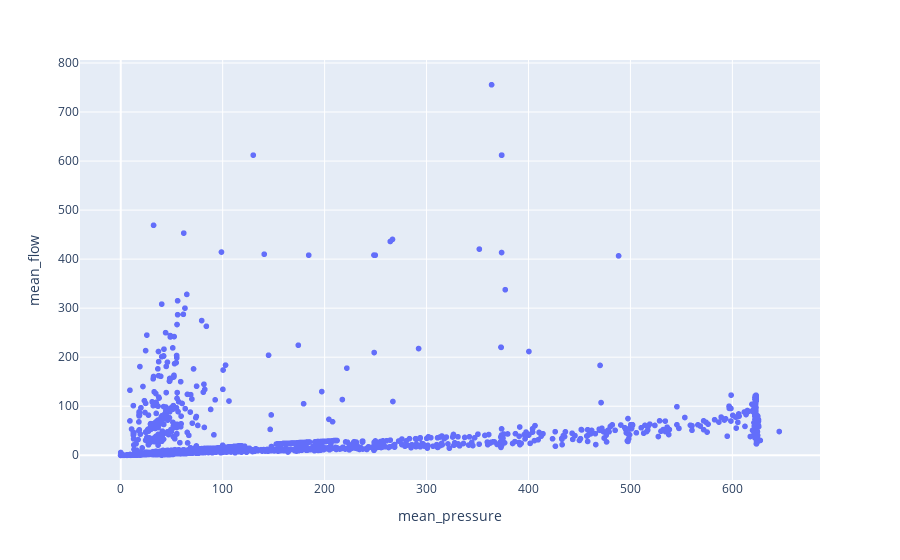

Notebook source saved alongside this figure:
### Code cell
px.scatter(df, x="mean_pressure", y="mean_flow")

### Figure 1 — Plotly figure (JSON) as saved in the notebook; plotly's stock layout.template omitted (floating-point values rounded to 4 significant figures; data arrays with more than 128 entries replaced by an {"elided": "..."} marker saying what was removed)
{"data": [{"hovertemplate": "mean_pressure=%{x}<br>mean_flow=%{y}<extra></extra>", "legendgroup": "", "marker": {"color": "#636efa", "symbol": "circle"}, "mode": "markers", "name": "", "showlegend": false, "type": "scattergl", "x": {"elided": "66622 float values"}, "xaxis": "x", "y": {"elided": "66622 float values"}, "yaxis": "y"}], "layout": {"legend": {"tracegroupgap": 0}, "margin": {"t": 60}, "xaxis": {"anchor": "y", "domain": [0, 1], "title": {"text": "mean_pressure"}}, "yaxis": {"anchor": "x", "domain": [0, 1], "title": {"text": "mean_flow"}}}}
